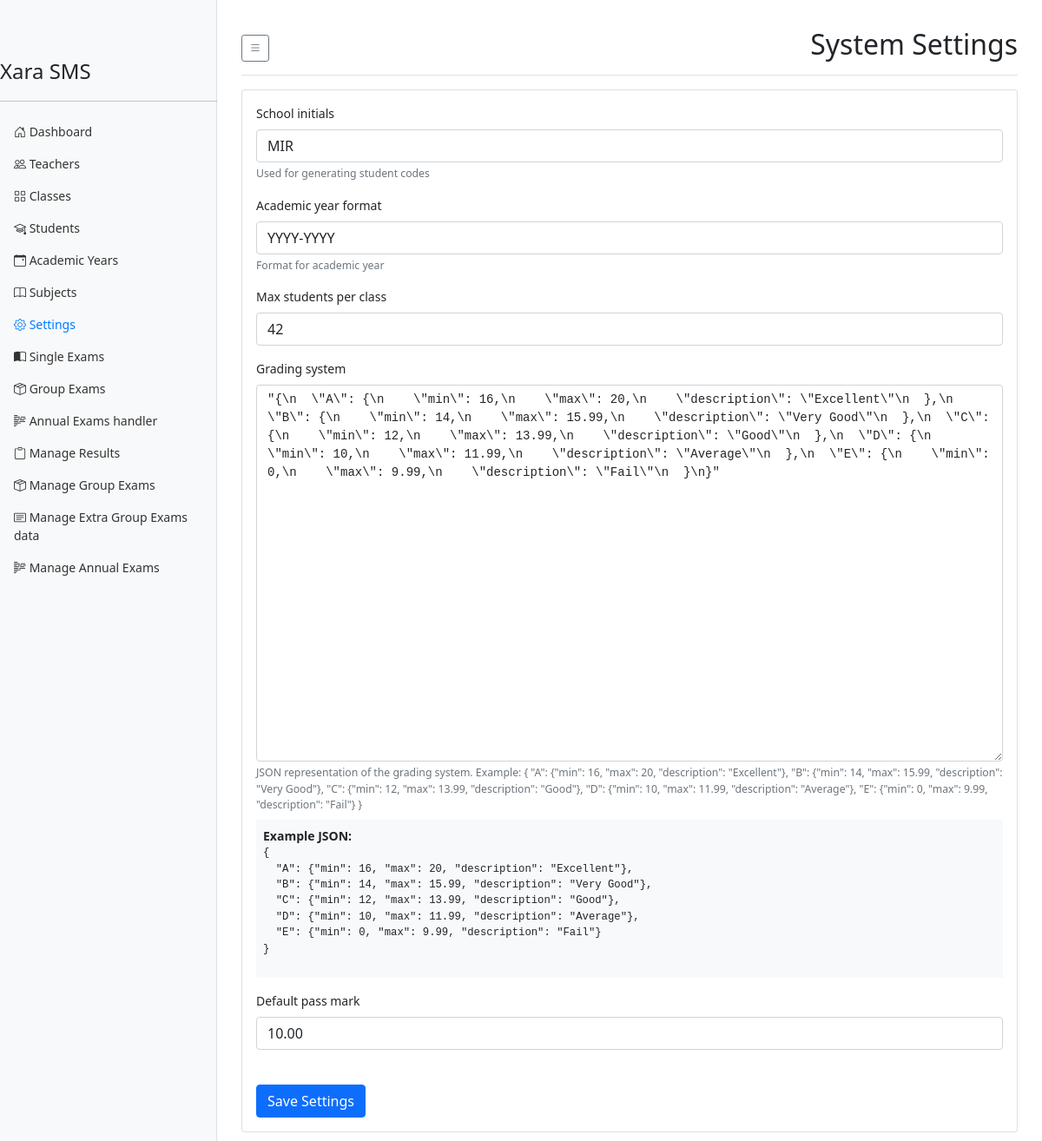
Page /users/settings/ (signed in) on the committed database.
### result_system/models.py (models this page shows, shortened)
class SystemSettings(models.Model):
    school = models.OneToOneField(School, on_delete=models.CASCADE, related_name='settings')
    school_initials = models.CharField(max_length=10, help_text="Used for generating student codes")
    academic_year_format = models.CharField(max_length=20, default="YYYY-YYYY", help_text="Format for academic year")
    max_students_per_class = models.PositiveIntegerField(default=3000)
    grading_system = models.JSONField(
        default=dict,
        help_text="""
        JSON representation of the grading system. Example:
        {
            "A": {"min": 16, "max": 20, "description": "Excellent"},
            "B": {"min": 14, "max": 15.99, "description": "Very Good"},
            "C": {"min": 12, "max": 13.99, "description": "Good"},
            "D": {"min": 10, "max": 11.99, "description": "Average"},
            "E": {"min": 0, "max": 9.99, "description": "Fail"}
        }
        """
    )
    default_pass_mark = models.DecimalField(max_digits=4, decimal_places=2, default=10.00)

### users/views.py (the view, shortened to what this page needs)
# urls.py: path('settings/', SystemSettingsView.as_view(), name='system_settings'),
class SystemSettingsView(SecretaryRequiredMixin, FormView):
    template_name = 'users/system_settings.html'
    form_class = SystemSettingsForm
    success_url = reverse_lazy('system_settings')
    def get_form(self):
        try:
            instance = SystemSettings.objects.get(school=self.request.user.school)
        except SystemSettings.DoesNotExist:
            instance = None
        if self.request.method == 'POST':
            return self.form_class(self.request.POST, instance=instance)
        else:
            return self.form_class(instance=instance)
    def get_context_data(self, **kwargs):
        context = super().get_context_data(**kwargs)
        context['form_fields'] = [
            (field.label, field.name, field.value() if field.value() is not None else '', field.help_text)
            for field in self.get_form()
        ]
        return context

### users/forms.py (shortened to what this page needs)
class SystemSettingsForm(forms.ModelForm):
    class Meta:
        model = SystemSettings
        fields = ['school_initials', 'academic_year_format', 'max_students_per_class', 'grading_system', 'default_pass_mark']
        widgets = {
            'grading_system': forms.Textarea(attrs={'rows': 20, 'style': 'font-family: monospace; font-size: 14px;'}),
        }
    def __init__(self, *args, **kwargs):
        super().__init__(*args, **kwargs)
        if self.instance.pk and isinstance(self.instance.grading_system, dict):
            self.initial['grading_system'] = json.dumps(self.instance.grading_system, indent=2)

### users/mixins.py (called while the page is built)
    def dispatch(self, request, *args, **kwargs):
        if not request.user.is_authenticated or request.user.user_type != 'S':
            raise PermissionDenied
        return super().dispatch(request, *args, **kwargs)

### templates/users/system_settings.html (shortened to what this page needs)
{% extends "users/dashboard_base.html" %}
{% load crispy_forms_tags %}
{% block page_title %}System Settings{% endblock %}
{% block dashboard_content %}
<div class="card">
    <div class="card-body">
        <form method="post" id="systemSettingsForm">
            {% for label, name, value, help_text in form_fields %}
                <div class="mb-3">
                    <label for="id_{{ name }}" class="form-label">{{ label }}</label>
                    {% if name == 'grading_system' %}
                        <textarea class="form-control" id="id_{{ name }}" name="{{ name }}" rows="20" style="font-family: monospace; font-size: 14px;">{{ value|safe }}</textarea>
                    {% else %}
                        <input type="text" class="form-control" id="id_{{ name }}" name="{{ name }}" value="{{ value }}">
                    {% endif %}
                    <div class="form-text">{{ help_text|safe }}</div>
                    {% if name == 'grading_system' %}
                        <div id="jsonExample" class="mt-2 p-2 bg-light">
                            <strong>Example JSON:</strong>
                            <pre>{
  "A": {"min": 16, "max": 20, "description": "Excellent"},
  "B": {"min": 14, "max": 15.99, "description": "Very Good"},
  "C": {"min": 12, "max": 13.99, "description": "Good"},
  "D": {"min": 10, "max": 11.99, "description": "Average"},
  "E": {"min": 0, "max": 9.99, "description": "Fail"}
}</pre>
                        </div>
                    {% endif %}
                </div>
            {% endfor %}
            <button type="submit" class="mt-4 btn btn-primary">Save Settings</button>
        </form>
    </div>
</div>
{% endblock dashboard_content %}

### templates/users/dashboard_base.html (style rules this page uses)
body { font-size: .875rem; }

### rows in the picture
SystemSettings: form_fields "MIR" "YYYY-YYYY" "10.00"

### other values in the picture
{{ label }} "School initials" "Academic year format" "Max students per class" "Grading system" "Default pass mark"
{{ help_text|safe }} "Used for generating student codes" "Format for academic year"
